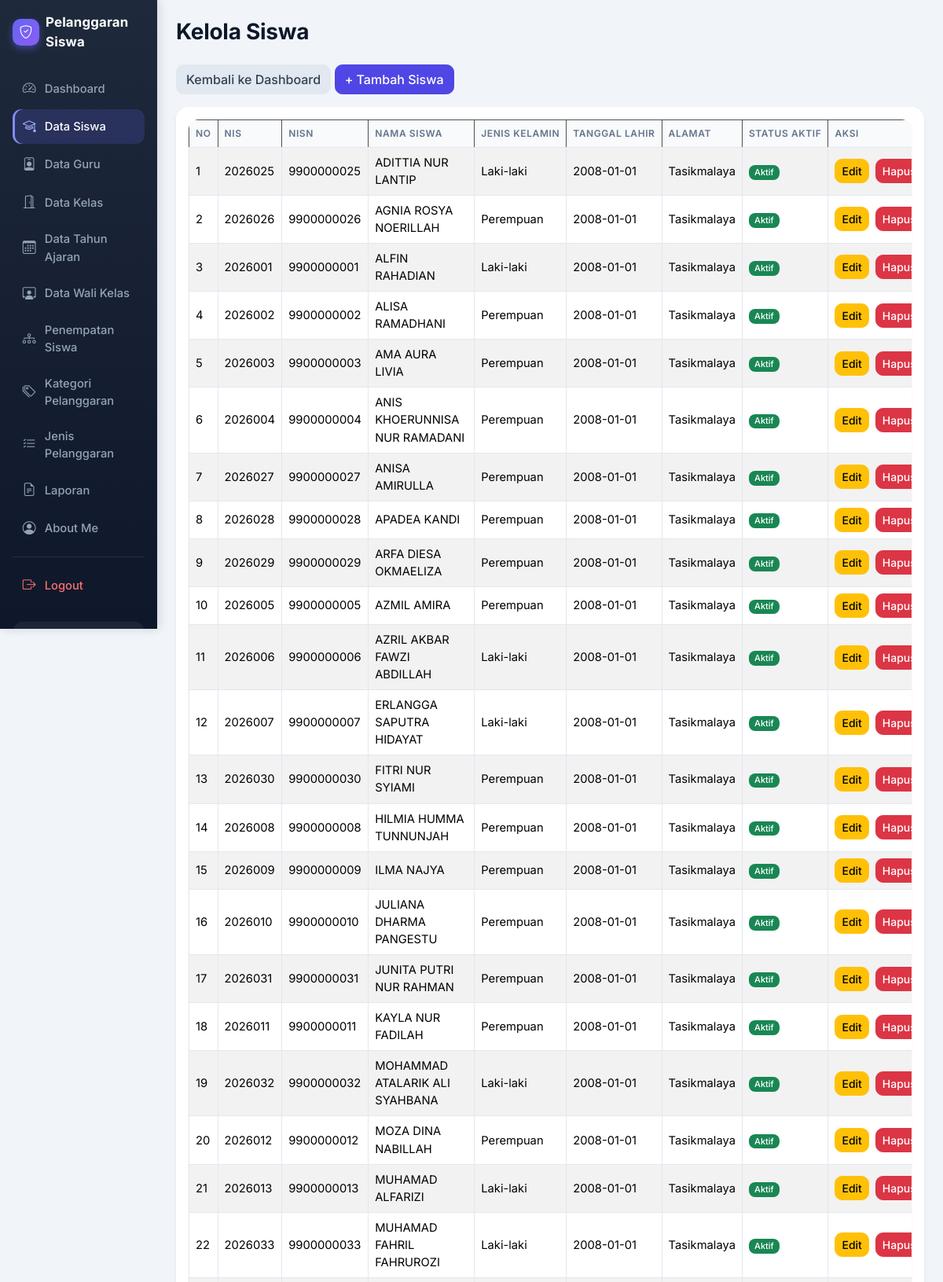
The page /kelola_siswa.php (signed in, upper part) on the database its author committed.
### tables this page shows
CREATE TABLE `t_siswa` (
  `id` int(11) NOT NULL,
  `nis` varchar(30) DEFAULT NULL,
  `nisn` varchar(20) NOT NULL,
  `nama` varchar(150) DEFAULT NULL,
  `jenis_kelamin` char(1) NOT NULL,
  `tanggal_lahir` date NOT NULL,
  `alamat` text NOT NULL,
  `status_aktif` tinyint(1) NOT NULL,
  `created_at` timestamp NOT NULL DEFAULT current_timestamp(),
  `updated_at` timestamp NOT NULL DEFAULT current_timestamp()
);

### kelola_siswa.php (the view, shortened to what this page needs)
<?php
include 'config/koneksi.php';
include_once 'includes/helper.php';
$sql = "SELECT * FROM t_siswa ORDER BY nama ASC";
$hasil = mysqli_query($koneksi, $sql);
?>
<!DOCTYPE html>
<html lang="id">
<head>
    <link href="https://cdn.jsdelivr.net/npm/bootstrap@5.3.8/dist/css/bootstrap.min.css"
          rel="stylesheet">
    <link href="https://cdn.datatables.net/2.3.4/css/dataTables.bootstrap5.min.css"
          rel="stylesheet">
</head>
<body>
<div class="container-fluid">
    <div class="row">
        <?php include 'layout/sidebar.php'; ?>
        <main class="col-md-9 col-lg-10 p-4">
            <h1 class="mb-4">Kelola Siswa</h1>
            <div class="mb-3">
                <a href="dashboard.php" class="btn btn-secondary">
                    Kembali ke Dashboard
                </a>
                <a href="tambah_siswa.php" class="btn btn-primary">
                    + Tambah Siswa
                </a>
            </div>
            <div class="card shadow-sm">
                <div class="card-body">
                    <div class="table-responsive">
                        <table id="tabelSiswa"
                               class="table table-striped table-bordered table-hover align-middle w-100">
                            <thead class="table-dark">
                                <tr>
                                    <th>No</th>
                                    <th>NIS</th>
                                    <th>NISN</th>
                                    <th>Nama Siswa</th>
                                    <th>Jenis Kelamin</th>
                                    <th>Tanggal Lahir</th>
                                    <th>Alamat</th>
                                    <th>Status Aktif</th>
                                    <th>Aksi</th>
                                </tr>
                            </thead>
                            <tbody>
                            <?php $no = 1; while ($row = mysqli_fetch_assoc($hasil)) { ?>
                                <tr>
                                    <td><?= $no++; ?></td>
                                    <td>
                                        <?= htmlspecialchars($row['nis'] ?? '') ?>
                                    </td>
                                    <td>
                                        <?= htmlspecialchars($row['nisn'] ?? '') ?>
                                    </td>
                                    <td>
                                        <?= htmlspecialchars($row['nama'] ?? '') ?>
                                    </td>
                                    <td>
                                        <?php
                                        if ($row['jenis_kelamin'] == 'L') {
                                            echo "Laki-laki";
                                        } elseif ($row['jenis_kelamin'] == 'P') {
                                            echo "Perempuan";
                                        } else {
                                            echo "-";
                                        }
                                        ?>
                                    </td>
                                    <td>
                                        <?= htmlspecialchars($row['tanggal_lahir'] ?? '-') ?>
                                    </td>
                                    <td>
                                        <?= htmlspecialchars($row['alamat'] ?? '-') ?>
                                    </td>
                                    <td>
                                        <?= badge_status($row['status_aktif']) ?>
                                    </td>
                                    <td>
                                        <div class="d-flex gap-2">
                                            <a href="edit_siswa.php?id=<?= urlencode($row['id']) ?>"
                                               class="btn btn-warning btn-sm">
                                                Edit
                                            </a>
                                            <a href="hapus_siswa.php?id=<?= urlencode($row['id']) ?>"
                                               class="btn btn-danger btn-sm"
                                               onclick="return confirm('Yakin ingin menghapus data siswa ini?');">
                                                Hapus
                                            </a>
                                        </div>
                                    </td>
                                </tr>
                            <?php } ?>
                            </tbody>
                        </table>
                    </div>
                </div>
            </div>
        </main>
    </div>
</div>
</body>
</html>

### includes/helper.php (shortened to what this page needs)
<?php
function badge_status($nilai)
{
    if ((string) $nilai === '1') {
        return '<span class="badge bg-success">Aktif</span>';
    }
    return '<span class="badge bg-secondary">Tidak Aktif</span>';
}

### layout/sidebar.php (style rules this page uses)
:root { --bs-primary: #4f46e5; --bs-primary-rgb: 79, 70, 229; --bs-body-font-family: 'Inter', system-ui, -apple-system, 'Segoe UI', Roboto, sans-serif; --sb-dark: #0f172a; --sb-dark-2: #1e293b; }
body { background: #f1f5f9; color: #334155; font-family: var(--bs-body-font-family); }
main { animation: sbFade .35s ease; }
main h1, main h2, main h3 { color: #0f172a; font-weight: 700; letter-spacing: -.01em; }
main h1 { font-size: 1.75rem; }
main .card { border: 0; border-radius: 1rem; box-shadow: 0 1px 3px rgba(15, 23, 42, .06), 0 4px 14px rgba(15, 23, 42, .05); transition: transform .15s ease, box-shadow .15s ease; }
main .table { --bs-table-bg: #fff; --bs-border-color: #e2e8f0; }
main .table thead th { background: #f8fafc; color: #64748b; font-size: .75rem; font-weight: 600; text-transform: uppercase; letter-spacing: .05em; white-space: nowrap; border-bottom: 1px solid #e2e8f0; }
main .table td { vertical-align: middle; font-size: .92rem; }
main .table-responsive { border-radius: .8rem; box-shadow: 0 1px 3px rgba(15, 23, 42, .06); background: #fff; }
main .btn { border-radius: .6rem; font-weight: 500; transition: all .15s ease; }
.btn-primary { --bs-btn-bg: #4f46e5; --bs-btn-border-color: #4f46e5; --bs-btn-hover-bg: #4338ca; --bs-btn-hover-border-color: #4338ca; --bs-btn-active-bg: #3730a3; --bs-btn-active-border-color: #3730a3; --bs-btn-disabled-bg: #4f46e5; --bs-btn-disabled-border-color: #4f46e5; --bs-btn-focus-shadow-rgb: 99, 102, 241; }
main .btn-secondary { --bs-btn-bg: #e2e8f0; --bs-btn-border-color: #e2e8f0; --bs-btn-color: #334155; --bs-btn-hover-bg: #cbd5e1; --bs-btn-hover-border-color: #cbd5e1; --bs-btn-hover-color: #0f172a; --bs-btn-active-bg: #cbd5e1; --bs-btn-active-border-color: #cbd5e1; --bs-btn-active-color: #0f172a; }
main .badge { font-weight: 500; border-radius: .5rem; }

### rows shown on the page
t_siswa: nis "2026025", nisn "9900000025", nama "ADITTIA NUR LANTIP", jenis_kelamin "Laki-laki", tanggal_lahir "2008-01-01", alamat "Tasikmalaya", status_aktif "Aktif"
t_siswa: nis "2026026", nisn "9900000026", nama "AGNIA ROSYA NOERILLAH", jenis_kelamin "Perempuan", tanggal_lahir "2008-01-01", alamat "Tasikmalaya", status_aktif "Aktif"
t_siswa: nis "2026001", nisn "9900000001", nama "ALFIN RAHADIAN", jenis_kelamin "Laki-laki", tanggal_lahir "2008-01-01", alamat "Tasikmalaya", status_aktif "Aktif"
t_siswa: nis "2026002", nisn "9900000002", nama "ALISA RAMADHANI", jenis_kelamin "Perempuan", tanggal_lahir "2008-01-01", alamat "Tasikmalaya", status_aktif "Aktif"
t_siswa: nis "2026003", nisn "9900000003", nama "AMA AURA LIVIA", jenis_kelamin "Perempuan", tanggal_lahir "2008-01-01", alamat "Tasikmalaya", status_aktif "Aktif"
t_siswa: nis "2026004", nisn "9900000004", nama "ANIS KHOERUNNISA NUR RAMADANI", jenis_kelamin "Perempuan", tanggal_lahir "2008-01-01", alamat "Tasikmalaya", status_aktif "Aktif"
t_siswa: nis "2026027", nisn "9900000027", nama "ANISA AMIRULLA", jenis_kelamin "Perempuan", tanggal_lahir "2008-01-01", alamat "Tasikmalaya", status_aktif "Aktif"
t_siswa: nis "2026028", nisn "9900000028", nama "APADEA KANDI", jenis_kelamin "Perempuan", tanggal_lahir "2008-01-01", alamat "Tasikmalaya", status_aktif "Aktif"
t_siswa: nis "2026029", nisn "9900000029", nama "ARFA DIESA OKMAELIZA", jenis_kelamin "Perempuan", tanggal_lahir "2008-01-01", alamat "Tasikmalaya", status_aktif "Aktif"
t_siswa: nis "2026005", nisn "9900000005", nama "AZMIL AMIRA", jenis_kelamin "Perempuan", tanggal_lahir "2008-01-01", alamat "Tasikmalaya", status_aktif "Aktif"
t_siswa: nis "2026006", nisn "9900000006", nama "AZRIL AKBAR FAWZI ABDILLAH", jenis_kelamin "Laki-laki", tanggal_lahir "2008-01-01", alamat "Tasikmalaya", status_aktif "Aktif"
t_siswa: nis "2026007", nisn "9900000007", nama "ERLANGGA SAPUTRA HIDAYAT", jenis_kelamin "Laki-laki", tanggal_lahir "2008-01-01", alamat "Tasikmalaya", status_aktif "Aktif"
t_siswa: nis "2026030", nisn "9900000030", nama "FITRI NUR SYIAMI", jenis_kelamin "Perempuan", tanggal_lahir "2008-01-01", alamat "Tasikmalaya", status_aktif "Aktif"
t_siswa: nis "2026008", nisn "9900000008", nama "HILMIA HUMMA TUNNUNJAH", jenis_kelamin "Perempuan", tanggal_lahir "2008-01-01", alamat "Tasikmalaya", status_aktif "Aktif"
t_siswa: nis "2026009", nisn "9900000009", nama "ILMA NAJYA", jenis_kelamin "Perempuan", tanggal_lahir "2008-01-01", alamat "Tasikmalaya", status_aktif "Aktif"
t_siswa: nis "2026010", nisn "9900000010", nama "JULIANA DHARMA PANGESTU", jenis_kelamin "Perempuan", tanggal_lahir "2008-01-01", alamat "Tasikmalaya", status_aktif "Aktif"
t_siswa: nis "2026031", nisn "9900000031", nama "JUNITA PUTRI NUR RAHMAN", jenis_kelamin "Perempuan", tanggal_lahir "2008-01-01", alamat "Tasikmalaya", status_aktif "Aktif"
t_siswa: nis "2026011", nisn "9900000011", nama "KAYLA NUR FADILAH", jenis_kelamin "Perempuan", tanggal_lahir "2008-01-01", alamat "Tasikmalaya", status_aktif "Aktif"
t_siswa: nis "2026032", nisn "9900000032", nama "MOHAMMAD ATALARIK ALI SYAHBANA", jenis_kelamin "Laki-laki", tanggal_lahir "2008-01-01", alamat "Tasikmalaya", status_aktif "Aktif"
t_siswa: nis "2026012", nisn "9900000012", nama "MOZA DINA NABILLAH", jenis_kelamin "Perempuan", tanggal_lahir "2008-01-01", alamat "Tasikmalaya", status_aktif "Aktif"
t_siswa: nis "2026013", nisn "9900000013", nama "MUHAMAD ALFARIZI", jenis_kelamin "Laki-laki", tanggal_lahir "2008-01-01", alamat "Tasikmalaya", status_aktif "Aktif"
t_siswa: nis "2026033", nisn "9900000033", nama "MUHAMAD FAHRIL FAHRUROZI", jenis_kelamin "Laki-laki", tanggal_lahir "2008-01-01", alamat "Tasikmalaya", status_aktif "Aktif"

### other values the page prints
$item[0] "Dashboard"
$item[0] "Data Siswa"
$item[0] "Data Guru"
$item[0] "Data Kelas"
$item[0] "Data Tahun Ajaran"
$item[0] "Data Wali Kelas"
$item[0] "Penempatan Siswa"
$item[0] "Kategori Pelanggaran"
$item[0] "Jenis Pelanggaran"
$item[0] "Laporan"
$item[0] "About Me"
